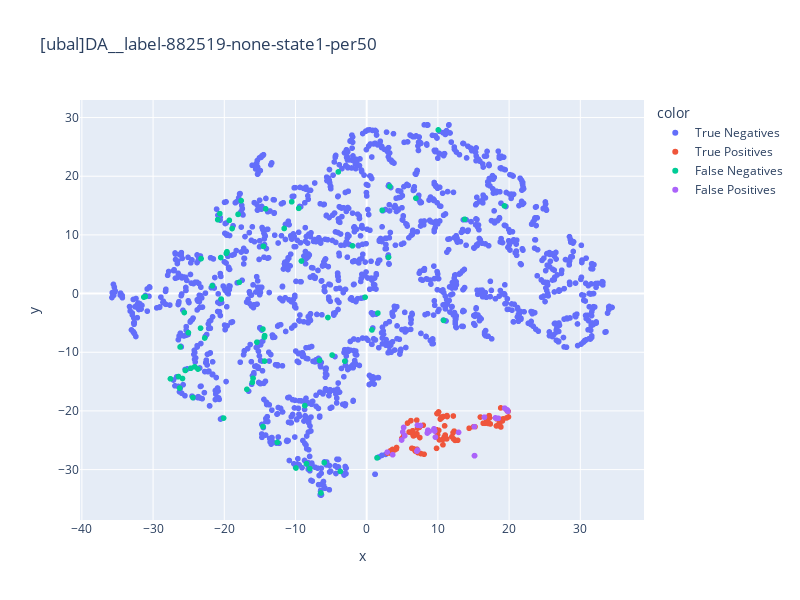
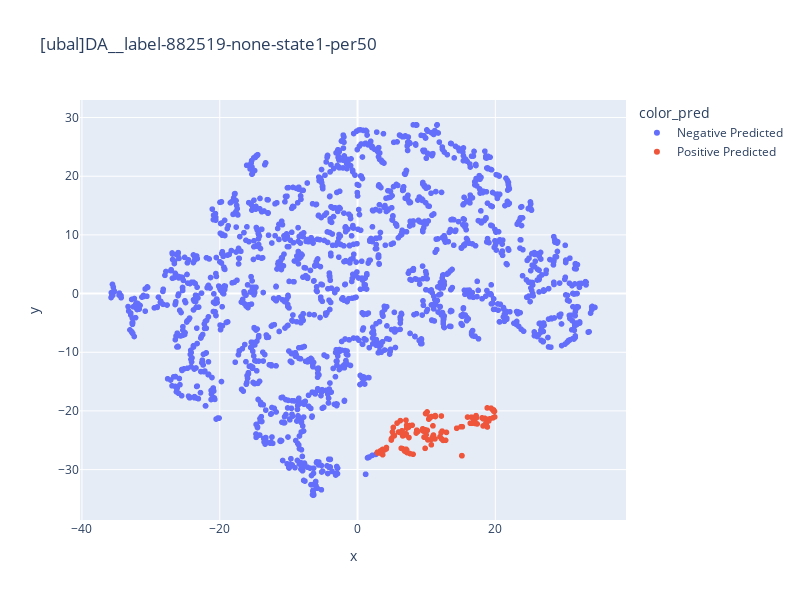
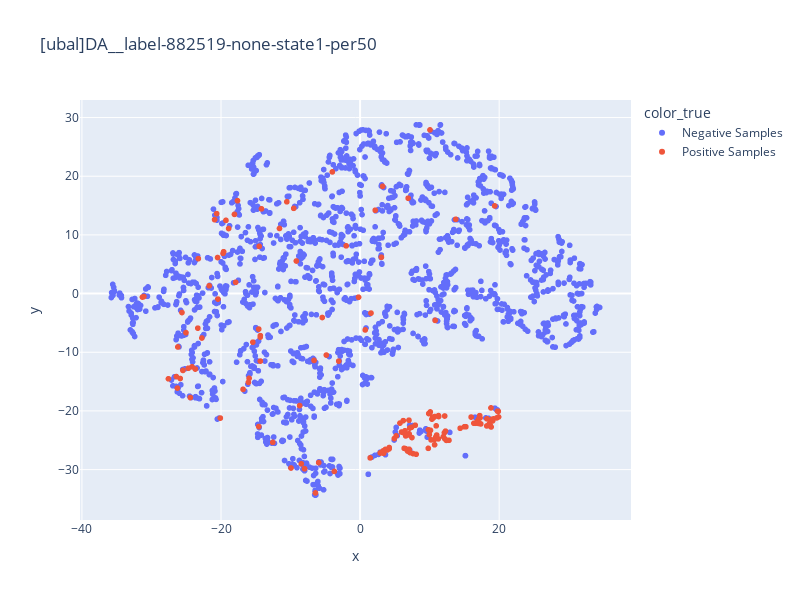

These figures' notebook cell, in order:
### Code cell
df = pd.DataFrame()
df['x']=X_tsne[:,0]
df['y']=X_tsne[:,1]

TP = (y_state_true[:TSNE_LIMIT]*y_state_pred[:TSNE_LIMIT])==1
FP_FN = (y_state_true[:TSNE_LIMIT]+y_state_pred[:TSNE_LIMIT])==1
FN = (y_state_true[:TSNE_LIMIT]-y_state_pred[:TSNE_LIMIT])==1
FP = (y_state_true[:TSNE_LIMIT]-y_state_pred[:TSNE_LIMIT])==-1

TN = (y_state_true[:TSNE_LIMIT]+y_state_pred[:TSNE_LIMIT])==0


df['color']=0
df['id']=np.arange(len(df))
# df.loc[TN, 'color']='True Negatives'
df.loc[TP, 'color']='True Positives'
df.loc[FN, 'color']='False Negatives'
df.loc[FP, 'color']='False Positives'
df.loc[TN, 'color']='True Negatives'

df.loc[y_state_true[:TSNE_LIMIT].astype(bool).flatten(), 'color_true']='Positive Samples'
df.loc[~y_state_true[:TSNE_LIMIT].astype(bool).flatten(), 'color_true']='Negative Samples'


df.loc[y_state_pred[:TSNE_LIMIT].astype(bool).flatten(), 'color_pred']='Positive Predicted'
df.loc[~y_state_pred[:TSNE_LIMIT].astype(bool).flatten(), 'color_pred']='Negative Predicted'

# df.loc[y_state_pred[:TSNE_LIMIT].astype(bool), 'color']='Negative Samples'

# df['color_true']=y_state_true[:TSNE_LIMIT]
# df['color_pred']=y_state_pred[:TSNE_LIMIT]

fig = px.scatter(df,x='x',y='y',color='color', title=run_name, hover_data=['id']).update_layout(width=800, height=600)
fig.show()

conf_mat
fig = px.scatter(df,x='x',y='y',color='color_pred', title=run_name, hover_data=['id']).update_layout(width=800, height=600)
fig.show()

fig = px.scatter(df,x='x',y='y',color='color_true', title=run_name, hover_data=['id']).update_layout(width=800, height=600)
fig.show()
fig.write_image(IMG_PATH_PAPER+f"tsne_{run_name}.png")
# px.scatter(df,x='x',y='y',color='color_pred').update_layout(width=600, height=600).show()

### Figure 1 — Plotly figure (JSON) as saved in the notebook; plotly's stock layout.template omitted (floating-point values rounded to 4 significant figures; data arrays with more than 128 entries replaced by an {"elided": "..."} marker saying what was removed)
{"data": [{"customdata": {"elided": "1734x1 int values"}, "hovertemplate": "color=True Negatives<br>x=%{x}<br>y=%{y}<br>id=%{customdata[0]}<extra></extra>", "legendgroup": "True Negatives", "marker": {"color": "#636efa", "symbol": "circle"}, "mode": "markers", "name": "True Negatives", "showlegend": true, "type": "scattergl", "x": {"elided": "1734 float values"}, "xaxis": "x", "y": {"elided": "1734 float values"}, "yaxis": "y"}, {"customdata": [[5], [8], [12], [17], [29], [33], [49], [66], [96], [118], [140], [175], [267], [300], [303], [307], [315], [325], [335], [343], [355], [364], [404], [418], [467], [471], [477], [488], [520], [567], [572], [580], [608], [613], [667], [686], [707], [731], [751], [782], [803], [816], [822], [830], [863], [864], [884], [901], [946], [994], [1022], [1075], [1149], [1150], [1163], [1228], [1236], [1271], [1276], [1341], [1356], [1359], [1380], [1398], [1403], [1504], [1516], [1518], [1526], [1542], [1550], [1565], [1575], [1624], [1634], [1660], [1667], [1681], [1697], [1761], [1804], [1811], [1816], [1820], [1821], [1850], [1876], [1878], [1888], [1912]], "hovertemplate": "color=True Positives<br>x=%{x}<br>y=%{y}<br>id=%{customdata[0]}<extra></extra>", "legendgroup": "True Positives", "marker": {"color": "#EF553B", "symbol": "circle"}, "mode": "markers", "name": "True Positives", "showlegend": true, "type": "scattergl", "x": [9.917, 10.52, 6.832, 9.807, 11.97, 6.794, 18.25, 19.06, 18.5, 7.402, 14.39, 18.97, 7.051, 8.063, 10.97, 18.22, 11.3, 12.41, 2.897, 5.959, 18.58, 10.33, 9.874, 10.94, 15.01, 11.24, 3.289, 19.65, 6.559, 6.457, 7.607, 5.737, 10.46, 3.386, 3.617, 19.88, 19.76, 18.82, 7.934, 10.7, 10.75, 7.138, 9.961, 11.02, 17.25, 7.06, 15.21, 4.169, 15.97, 17.36, 7.458, 7.041, 11.28, 6.561, 19.17, 6.851, 3.924, 19.91, 12.17, 16.36, 10.09, 7.183, 6.34, 2.952, 11.1, 16.59, 17.2, 6.211, 10.21, 10.42, 12.19, 4.931, 12.28, 10.71, 12.78, 10.12, 9.82, 7.03, 6.337, 18.69, 4.192, 17.08, 10.88, 16.82, 7.029, 12.13, 18.73, 5.187, 17.03, 18.85], "xaxis": "x", "y": [-23.31, -21.19, -26.84, -26.38, -24.39, -24.06, -21.35, -21.69, -22.5, -22.78, -22.95, -21.42, -23.91, -27.38, -24.29, -22.56, -20.95, -25.02, -27.15, -23.6, -22.21, -21.4, -20.45, -22.54, -22.7, -24.76, -26.83, -21.19, -26.45, -23.38, -27.27, -22.07, -21.04, -27.22, -26.57, -20.06, -20.04, -19.48, -22.44, -24.84, -20.96, -22.93, -24.05, -24.11, -21.19, -26.54, -22.7, -26.47, -21.05, -22.21, -24.54, -26.67, -20.8, -24.26, -21.36, -24.1, -26.64, -21.02, -20.86, -22.1, -20.17, -27.1, -26.36, -27.17, -24.73, -22.11, -20.8, -21.65, -24.94, -21.2, -24.76, -24.7, -23.44, -25.77, -25.0, -23.31, -23.21, -21.58, -23.77, -22.39, -26.24, -21.31, -24.47, -21.8, -26.57, -23.71, -21.63, -24.25, -22.13, -22.73], "yaxis": "y"}, {"customdata": [[23], [67], [92], [94], [117], [177], [217], [222], [255], [313], [333], [363], [382], [409], [426], [442], [457], [459], [499], [521], [550], [597], [622], [644], [692], [705], [713], [727], [845], [858], [866], [933], [953], [973], [985], [1041], [1047], [1062], [1093], [1094], [1129], [1146], [1206], [1212], [1217], [1229], [1232], [1320], [1357], [1410], [1456], [1483], [1514], [1540], [1546], [1590], [1632], [1638], [1656], [1672], [1674], [1684], [1752], [1772], [1803], [1806], [1812], [1852], [1889], [1893], [1918]], "hovertemplate": "color=False Negatives<br>x=%{x}<br>y=%{y}<br>id=%{customdata[0]}<extra></extra>", "legendgroup": "False Negatives", "marker": {"color": "#00cc96", "symbol": "circle"}, "mode": "markers", "name": "False Negatives", "showlegend": true, "type": "scattergl", "x": [-22.75, -14.34, -24.7, -21.7, -20.44, -4.854, 13.76, -14.18, -14.51, -6.621, -16.83, -16.06, 0.7369, -8.691, -18.91, -15.96, -31.09, -14.57, -14.34, -20.92, -6.421, -19.29, 3.243, -27.56, -20.63, -26.27, -7.985, -15.42, 2.175, 1.454, -25.04, -24.41, -8.456, -5.443, -20.5, -14.58, -9.546, -25.87, -3.991, -23.26, -3.074, 6.912, -12.56, -25.47, -17.63, -11.59, -3.701, 1.568, -1.998, -23.34, -25.62, -14.36, -19.63, -26.21, -10.54, 19.35, -24.17, -9.164, -19.7, -31.3, -9.933, -23.7, -17.89, -20.1, -26.43, -5.955, -0.2196, 10.8, 3.066, 10.05, -18.07], "xaxis": "x", "y": [-7.569, -11.51, -12.73, 1.328, -0.9394, -10.48, 12.66, 14.44, 8.049, -11.39, -16.32, -15.13, -6.197, -19.09, 11.08, -14.44, -0.5089, -22.66, -7.171, 12.6, -33.98, 12.48, 18.28, -14.53, 13.63, -16.11, -29.85, -8.287, 14.21, -28.0, -6.667, -17.71, -29.01, -4.076, 6.141, -6.047, 14.53, -14.47, 20.74, 5.956, -11.51, 16.26, -25.35, -13.1, 15.83, 11.1, -30.31, -3.324, 8.137, -5.895, -3.232, -7.421, 7.129, -9.101, 15.65, 14.94, -12.48, 5.551, 6.864, -0.6005, -29.73, -12.86, 1.928, -21.22, -14.15, -28.81, -0.6185, -4.568, 6.194, 27.89, 13.5], "yaxis": "y"}, {"customdata": [[36], [71], [95], [107], [119], [124], [302], [344], [380], [390], [478], [635], [674], [714], [990], [1086], [1091], [1132], [1384], [1476], [1523], [1559], [1569], [1595], [1602], [1698], [1780], [1847], [1882]], "hovertemplate": "color=False Positives<br>x=%{x}<br>y=%{y}<br>id=%{customdata[0]}<extra></extra>", "legendgroup": "False Positives", "marker": {"color": "#ab63fa", "symbol": "circle"}, "mode": "markers", "name": "False Positives", "showlegend": true, "type": "scattergl", "x": [2.885, 18.08, 19.58, 3.65, 18.48, 19.38, 8.771, 5.187, 9.549, 15.11, 16.53, 5.344, 8.6, 9.652, 7.545, 7.143, 19.75, 19.83, 18.23, 15.15, 7.124, 9.454, 4.9, 7.046, 5.071, 8.515, 12.9, 15.15, 15.14], "xaxis": "x", "y": [-27.03, -21.18, -19.76, -27.46, -21.26, -19.53, -23.5, -22.81, -23.43, -22.69, -21.06, -24.22, -23.28, -24.46, -22.49, -26.67, -19.83, -20.07, -21.26, -27.63, -22.43, -23.05, -24.96, -26.86, -23.59, -23.76, -23.66, -27.63, -27.63], "yaxis": "y"}], "layout": {"height": 600, "legend": {"title": {"text": "color"}, "tracegroupgap": 0}, "title": {"text": "[ubal]DA__label-882519-none-state1-per50"}, "width": 800, "xaxis": {"anchor": "y", "domain": [0, 1], "title": {"text": "x"}}, "yaxis": {"anchor": "x", "domain": [0, 1], "title": {"text": "y"}}}}

### Figure 2 — Plotly figure (JSON) as saved in the notebook; plotly's stock layout.template omitted (floating-point values rounded to 4 significant figures; data arrays with more than 128 entries replaced by an {"elided": "..."} marker saying what was removed)
{"data": [{"customdata": {"elided": "1805x1 int values"}, "hovertemplate": "color_pred=Negative Predicted<br>x=%{x}<br>y=%{y}<br>id=%{customdata[0]}<extra></extra>", "legendgroup": "Negative Predicted", "marker": {"color": "#636efa", "symbol": "circle"}, "mode": "markers", "name": "Negative Predicted", "showlegend": true, "type": "scattergl", "x": {"elided": "1805 float values"}, "xaxis": "x", "y": {"elided": "1805 float values"}, "yaxis": "y"}, {"customdata": [[5], [8], [12], [17], [29], [33], [36], [49], [66], [71], [95], [96], [107], [118], [119], [124], [140], [175], [267], [300], [302], [303], [307], [315], [325], [335], [343], [344], [355], [364], [380], [390], [404], [418], [467], [471], [477], [478], [488], [520], [567], [572], [580], [608], [613], [635], [667], [674], [686], [707], [714], [731], [751], [782], [803], [816], [822], [830], [863], [864], [884], [901], [946], [990], [994], [1022], [1075], [1086], [1091], [1132], [1149], [1150], [1163], [1228], [1236], [1271], [1276], [1341], [1356], [1359], [1380], [1384], [1398], [1403], [1476], [1504], [1516], [1518], [1523], [1526], [1542], [1550], [1559], [1565], [1569], [1575], [1595], [1602], [1624], [1634], [1660], [1667], [1681], [1697], [1698], [1761], [1780], [1804], [1811], [1816], [1820], [1821], [1847], [1850], [1876], [1878], [1882], [1888], [1912]], "hovertemplate": "color_pred=Positive Predicted<br>x=%{x}<br>y=%{y}<br>id=%{customdata[0]}<extra></extra>", "legendgroup": "Positive Predicted", "marker": {"color": "#EF553B", "symbol": "circle"}, "mode": "markers", "name": "Positive Predicted", "showlegend": true, "type": "scattergl", "x": [9.917, 10.52, 6.832, 9.807, 11.97, 6.794, 2.885, 18.25, 19.06, 18.08, 19.58, 18.5, 3.65, 7.402, 18.48, 19.38, 14.39, 18.97, 7.051, 8.063, 8.771, 10.97, 18.22, 11.3, 12.41, 2.897, 5.959, 5.187, 18.58, 10.33, 9.549, 15.11, 9.874, 10.94, 15.01, 11.24, 3.289, 16.53, 19.65, 6.559, 6.457, 7.607, 5.737, 10.46, 3.386, 5.344, 3.617, 8.6, 19.88, 19.76, 9.652, 18.82, 7.934, 10.7, 10.75, 7.138, 9.961, 11.02, 17.25, 7.06, 15.21, 4.169, 15.97, 7.545, 17.36, 7.458, 7.041, 7.143, 19.75, 19.83, 11.28, 6.561, 19.17, 6.851, 3.924, 19.91, 12.17, 16.36, 10.09, 7.183, 6.34, 18.23, 2.952, 11.1, 15.15, 16.59, 17.2, 6.211, 7.124, 10.21, 10.42, 12.19, 9.454, 4.931, 4.9, 12.28, 7.046, 5.071, 10.71, 12.78, 10.12, 9.82, 7.03, 6.337, 8.515, 18.69, 12.9, 4.192, 17.08, 10.88, 16.82, 7.029, 15.15, 12.13, 18.73, 5.187, 15.14, 17.03, 18.85], "xaxis": "x", "y": [-23.31, -21.19, -26.84, -26.38, -24.39, -24.06, -27.03, -21.35, -21.69, -21.18, -19.76, -22.5, -27.46, -22.78, -21.26, -19.53, -22.95, -21.42, -23.91, -27.38, -23.5, -24.29, -22.56, -20.95, -25.02, -27.15, -23.6, -22.81, -22.21, -21.4, -23.43, -22.69, -20.45, -22.54, -22.7, -24.76, -26.83, -21.06, -21.19, -26.45, -23.38, -27.27, -22.07, -21.04, -27.22, -24.22, -26.57, -23.28, -20.06, -20.04, -24.46, -19.48, -22.44, -24.84, -20.96, -22.93, -24.05, -24.11, -21.19, -26.54, -22.7, -26.47, -21.05, -22.49, -22.21, -24.54, -26.67, -26.67, -19.83, -20.07, -20.8, -24.26, -21.36, -24.1, -26.64, -21.02, -20.86, -22.1, -20.17, -27.1, -26.36, -21.26, -27.17, -24.73, -27.63, -22.11, -20.8, -21.65, -22.43, -24.94, -21.2, -24.76, -23.05, -24.7, -24.96, -23.44, -26.86, -23.59, -25.77, -25.0, -23.31, -23.21, -21.58, -23.77, -23.76, -22.39, -23.66, -26.24, -21.31, -24.47, -21.8, -26.57, -27.63, -23.71, -21.63, -24.25, -27.63, -22.13, -22.73], "yaxis": "y"}], "layout": {"height": 600, "legend": {"title": {"text": "color_pred"}, "tracegroupgap": 0}, "title": {"text": "[ubal]DA__label-882519-none-state1-per50"}, "width": 800, "xaxis": {"anchor": "y", "domain": [0, 1], "title": {"text": "x"}}, "yaxis": {"anchor": "x", "domain": [0, 1], "title": {"text": "y"}}}}

### Figure 3 — Plotly figure (JSON) as saved in the notebook; plotly's stock layout.template omitted (floating-point values rounded to 4 significant figures; data arrays with more than 128 entries replaced by an {"elided": "..."} marker saying what was removed)
{"data": [{"customdata": {"elided": "1763x1 int values"}, "hovertemplate": "color_true=Negative Samples<br>x=%{x}<br>y=%{y}<br>id=%{customdata[0]}<extra></extra>", "legendgroup": "Negative Samples", "marker": {"color": "#636efa", "symbol": "circle"}, "mode": "markers", "name": "Negative Samples", "showlegend": true, "type": "scattergl", "x": {"elided": "1763 float values"}, "xaxis": "x", "y": {"elided": "1763 float values"}, "yaxis": "y"}, {"customdata": {"elided": "161x1 int values"}, "hovertemplate": "color_true=Positive Samples<br>x=%{x}<br>y=%{y}<br>id=%{customdata[0]}<extra></extra>", "legendgroup": "Positive Samples", "marker": {"color": "#EF553B", "symbol": "circle"}, "mode": "markers", "name": "Positive Samples", "showlegend": true, "type": "scattergl", "x": {"elided": "161 float values"}, "xaxis": "x", "y": {"elided": "161 float values"}, "yaxis": "y"}], "layout": {"height": 600, "legend": {"title": {"text": "color_true"}, "tracegroupgap": 0}, "title": {"text": "[ubal]DA__label-882519-none-state1-per50"}, "width": 800, "xaxis": {"anchor": "y", "domain": [0, 1], "title": {"text": "x"}}, "yaxis": {"anchor": "x", "domain": [0, 1], "title": {"text": "y"}}}}
